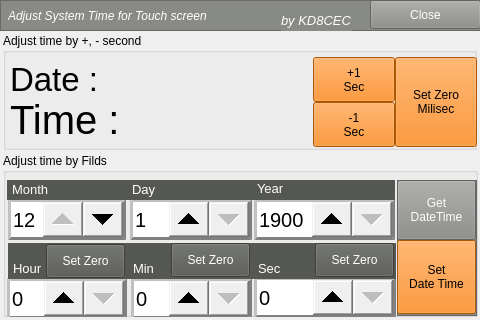
<?xml version="1.0" encoding="UTF-8"?>
<ui version="4.0">
 <class>MainWindow</class>
 <widget class="QMainWindow" name="MainWindow">
  <property name="geometry">
   <rect>
    <x>0</x>
    <y>0</y>
    <width>480</width>
    <height>320</height>
   </rect>
  </property>
  <property name="windowTitle">
   <string>MainWindow</string>
  </property>
  <widget class="QWidget" name="centralWidget">
   <widget class="QFrame" name="frame">
    <property name="geometry">
     <rect>
      <x>0</x>
      <y>0</y>
      <width>481</width>
      <height>31</height>
     </rect>
    </property>
    <property name="styleSheet">
     <string notr="true">background-color: rgb(136, 138, 133);
color: rgb(255, 255, 255);</string>
    </property>
    <property name="frameShape">
     <enum>QFrame::StyledPanel</enum>
    </property>
    <property name="frameShadow">
     <enum>QFrame::Raised</enum>
    </property>
    <widget class="QLabel" name="label">
     <property name="geometry">
      <rect>
       <x>8</x>
       <y>5</y>
       <width>281</width>
       <height>21</height>
      </rect>
     </property>
     <property name="font">
      <font>
       <italic>true</italic>
      </font>
     </property>
     <property name="text">
      <string>Adjust System Time for Touch screen</string>
     </property>
    </widget>
    <widget class="QLabel" name="label_2">
     <property name="geometry">
      <rect>
       <x>281</x>
       <y>10</y>
       <width>71</width>
       <height>21</height>
      </rect>
     </property>
     <property name="font">
      <font>
       <pointsize>10</pointsize>
       <italic>true</italic>
      </font>
     </property>
     <property name="text">
      <string>by KD8CEC</string>
     </property>
    </widget>
    <widget class="QPushButton" name="btnClose">
     <property name="geometry">
      <rect>
       <x>370</x>
       <y>0</y>
       <width>111</width>
       <height>29</height>
      </rect>
     </property>
     <property name="text">
      <string>Close</string>
     </property>
    </widget>
   </widget>
   <widget class="QGroupBox" name="groupBox">
    <property name="geometry">
     <rect>
      <x>3</x>
      <y>33</y>
      <width>474</width>
      <height>117</height>
     </rect>
    </property>
    <property name="styleSheet">
     <string notr="true"/>
    </property>
    <property name="title">
     <string>Adjust time by +, - second</string>
    </property>
    <widget class="QLabel" name="lblDate">
     <property name="geometry">
      <rect>
       <x>7</x>
       <y>31</y>
       <width>299</width>
       <height>31</height>
      </rect>
     </property>
     <property name="font">
      <font>
       <pointsize>25</pointsize>
      </font>
     </property>
     <property name="text">
      <string>Date : </string>
     </property>
    </widget>
    <widget class="QLabel" name="lblTime">
     <property name="geometry">
      <rect>
       <x>7</x>
       <y>61</y>
       <width>302</width>
       <height>51</height>
      </rect>
     </property>
     <property name="font">
      <font>
       <pointsize>30</pointsize>
      </font>
     </property>
     <property name="text">
      <string>Time : </string>
     </property>
    </widget>
    <widget class="QPushButton" name="btnAddSec">
     <property name="geometry">
      <rect>
       <x>310</x>
       <y>24</y>
       <width>82</width>
       <height>45</height>
      </rect>
     </property>
     <property name="styleSheet">
      <string notr="true">background-color: rgb(245, 121, 0);
color: rgb(0, 0, 0);</string>
     </property>
     <property name="text">
      <string>+1
Sec</string>
     </property>
    </widget>
    <widget class="QPushButton" name="btnSubSec">
     <property name="geometry">
      <rect>
       <x>310</x>
       <y>69</y>
       <width>82</width>
       <height>45</height>
      </rect>
     </property>
     <property name="styleSheet">
      <string notr="true">background-color: rgb(245, 121, 0);
color: rgb(0, 0, 0);</string>
     </property>
     <property name="text">
      <string>-1
Sec</string>
     </property>
    </widget>
    <widget class="QPushButton" name="btnZeroMsec">
     <property name="geometry">
      <rect>
       <x>392</x>
       <y>24</y>
       <width>82</width>
       <height>90</height>
      </rect>
     </property>
     <property name="styleSheet">
      <string notr="true">background-color: rgb(245, 121, 0);
color: rgb(0, 0, 0);</string>
     </property>
     <property name="text">
      <string>Set Zero
Milisec</string>
     </property>
    </widget>
   </widget>
   <widget class="QGroupBox" name="groupBox_2">
    <property name="geometry">
     <rect>
      <x>3</x>
      <y>153</y>
      <width>475</width>
      <height>164</height>
     </rect>
    </property>
    <property name="title">
     <string>Adjust time by Filds</string>
    </property>
    <widget class="QSpinBox" name="sbMonth">
     <property name="geometry">
      <rect>
       <x>5</x>
       <y>46</y>
       <width>118</width>
       <height>41</height>
      </rect>
     </property>
     <property name="font">
      <font>
       <pointsize>15</pointsize>
      </font>
     </property>
     <property name="styleSheet">
      <string notr="true">QSpinBox { border: 3px outset grey;padding-right: 40px;} 

QSpinBox::up-button { subcontrol-position: right; right: 40px; width: 40px; height: 35px;}

QSpinBox::down-button { subcontrol-position: right; width: 40px; height: 35px;}</string>
     </property>
     <property name="minimum">
      <number>1</number>
     </property>
     <property name="maximum">
      <number>12</number>
     </property>
     <property name="value">
      <number>12</number>
     </property>
    </widget>
    <widget class="QSpinBox" name="sbHour">
     <property name="geometry">
      <rect>
       <x>4</x>
       <y>125</y>
       <width>120</width>
       <height>41</height>
      </rect>
     </property>
     <property name="font">
      <font>
       <pointsize>15</pointsize>
      </font>
     </property>
     <property name="styleSheet">
      <string notr="true">QSpinBox { border: 3px outset grey;padding-right: 40px;} 

QSpinBox::up-button { subcontrol-position: right; right: 40px; width: 40px; height: 35px;}

QSpinBox::down-button { subcontrol-position: right; width: 40px; height: 35px;}</string>
     </property>
     <property name="minimum">
      <number>0</number>
     </property>
     <property name="maximum">
      <number>24</number>
     </property>
    </widget>
    <widget class="QSpinBox" name="sbSec">
     <property name="geometry">
      <rect>
       <x>251</x>
       <y>124</y>
       <width>142</width>
       <height>41</height>
      </rect>
     </property>
     <property name="font">
      <font>
       <pointsize>15</pointsize>
      </font>
     </property>
     <property name="styleSheet">
      <string notr="true">QSpinBox { border: 3px outset grey;padding-right: 40px;} 

QSpinBox::up-button { subcontrol-position: right; right: 40px; width: 40px; height: 35px;}

QSpinBox::down-button { subcontrol-position: right; width: 40px; height: 35px;}</string>
     </property>
     <property name="minimum">
      <number>0</number>
     </property>
     <property name="maximum">
      <number>59</number>
     </property>
    </widget>
    <widget class="QSpinBox" name="sbMinute">
     <property name="geometry">
      <rect>
       <x>128</x>
       <y>125</y>
       <width>121</width>
       <height>41</height>
      </rect>
     </property>
     <property name="font">
      <font>
       <pointsize>15</pointsize>
      </font>
     </property>
     <property name="styleSheet">
      <string notr="true">QSpinBox { border: 3px outset grey;padding-right: 40px;} 

QSpinBox::up-button { subcontrol-position: right; right: 40px; width: 40px; height: 35px;}

QSpinBox::down-button { subcontrol-position: right; width: 40px; height: 35px;}</string>
     </property>
     <property name="minimum">
      <number>0</number>
     </property>
     <property name="maximum">
      <number>59</number>
     </property>
    </widget>
    <widget class="QSpinBox" name="sbDay">
     <property name="geometry">
      <rect>
       <x>127</x>
       <y>46</y>
       <width>122</width>
       <height>41</height>
      </rect>
     </property>
     <property name="font">
      <font>
       <pointsize>15</pointsize>
      </font>
     </property>
     <property name="styleSheet">
      <string notr="true">QSpinBox { border: 3px outset grey;padding-right: 40px;} 

QSpinBox::up-button { subcontrol-position: right; right: 40px; width: 40px; height: 35px;}

QSpinBox::down-button { subcontrol-position: right; width: 40px; height: 35px;}</string>
     </property>
     <property name="minimum">
      <number>1</number>
     </property>
     <property name="maximum">
      <number>31</number>
     </property>
    </widget>
    <widget class="QWidget" name="widget" native="true">
     <property name="geometry">
      <rect>
       <x>4</x>
       <y>27</y>
       <width>388</width>
       <height>20</height>
      </rect>
     </property>
     <property name="styleSheet">
      <string notr="true">background-color: rgb(85, 87, 83);
color: rgb(255, 255, 255);</string>
     </property>
     <widget class="QLabel" name="label_7">
      <property name="geometry">
       <rect>
        <x>250</x>
        <y>1</y>
        <width>67</width>
        <height>15</height>
       </rect>
      </property>
      <property name="font">
       <font>
        <pointsize>10</pointsize>
       </font>
      </property>
      <property name="text">
       <string>Year</string>
      </property>
     </widget>
     <widget class="QLabel" name="label_8">
      <property name="geometry">
       <rect>
        <x>5</x>
        <y>2</y>
        <width>67</width>
        <height>15</height>
       </rect>
      </property>
      <property name="font">
       <font>
        <pointsize>10</pointsize>
       </font>
      </property>
      <property name="text">
       <string>Month</string>
      </property>
     </widget>
     <widget class="QLabel" name="label_9">
      <property name="geometry">
       <rect>
        <x>125</x>
        <y>2</y>
        <width>67</width>
        <height>15</height>
       </rect>
      </property>
      <property name="font">
       <font>
        <pointsize>10</pointsize>
       </font>
      </property>
      <property name="text">
       <string>Day</string>
      </property>
     </widget>
    </widget>
    <widget class="QWidget" name="widget_2" native="true">
     <property name="geometry">
      <rect>
       <x>5</x>
       <y>90</y>
       <width>388</width>
       <height>36</height>
      </rect>
     </property>
     <property name="styleSheet">
      <string notr="true">background-color: rgb(85, 87, 83);
color: rgb(255, 255, 255);</string>
     </property>
     <widget class="QLabel" name="label_10">
      <property name="geometry">
       <rect>
        <x>5</x>
        <y>18</y>
        <width>37</width>
        <height>15</height>
       </rect>
      </property>
      <property name="font">
       <font>
        <pointsize>10</pointsize>
       </font>
      </property>
      <property name="text">
       <string>Hour</string>
      </property>
     </widget>
     <widget class="QLabel" name="label_11">
      <property name="geometry">
       <rect>
        <x>125</x>
        <y>18</y>
        <width>67</width>
        <height>15</height>
       </rect>
      </property>
      <property name="font">
       <font>
        <pointsize>10</pointsize>
       </font>
      </property>
      <property name="text">
       <string>Min</string>
      </property>
     </widget>
     <widget class="QLabel" name="label_12">
      <property name="geometry">
       <rect>
        <x>250</x>
        <y>18</y>
        <width>50</width>
        <height>15</height>
       </rect>
      </property>
      <property name="font">
       <font>
        <pointsize>10</pointsize>
       </font>
      </property>
      <property name="text">
       <string>Sec</string>
      </property>
     </widget>
     <widget class="QPushButton" name="btnClose_2">
      <property name="geometry">
       <rect>
        <x>38</x>
        <y>1</y>
        <width>79</width>
        <height>34</height>
       </rect>
      </property>
      <property name="text">
       <string>Set Zero</string>
      </property>
     </widget>
     <widget class="QPushButton" name="btnClose_3">
      <property name="geometry">
       <rect>
        <x>163</x>
        <y>0</y>
        <width>79</width>
        <height>34</height>
       </rect>
      </property>
      <property name="text">
       <string>Set Zero</string>
      </property>
     </widget>
     <widget class="QPushButton" name="btnClose_4">
      <property name="geometry">
       <rect>
        <x>307</x>
        <y>0</y>
        <width>79</width>
        <height>34</height>
       </rect>
      </property>
      <property name="text">
       <string>Set Zero</string>
      </property>
     </widget>
    </widget>
    <widget class="QFrame" name="frame_2">
     <property name="geometry">
      <rect>
       <x>394</x>
       <y>27</y>
       <width>80</width>
       <height>136</height>
      </rect>
     </property>
     <property name="styleSheet">
      <string notr="true">background-color: rgb(136, 138, 133);
color: rgb(255, 255, 255);</string>
     </property>
     <property name="frameShape">
      <enum>QFrame::StyledPanel</enum>
     </property>
     <property name="frameShadow">
      <enum>QFrame::Raised</enum>
     </property>
     <widget class="QPushButton" name="btnGetDateTime">
      <property name="geometry">
       <rect>
        <x>0</x>
        <y>0</y>
        <width>79</width>
        <height>60</height>
       </rect>
      </property>
      <property name="text">
       <string>Get 
DateTime</string>
      </property>
     </widget>
     <widget class="QPushButton" name="btnSetDateTime">
      <property name="geometry">
       <rect>
        <x>0</x>
        <y>60</y>
        <width>79</width>
        <height>74</height>
       </rect>
      </property>
      <property name="styleSheet">
       <string notr="true">background-color: rgb(245, 121, 0);
color: rgb(0, 0, 0);</string>
      </property>
      <property name="text">
       <string>Set
Date Time</string>
      </property>
     </widget>
    </widget>
    <widget class="QSpinBox" name="sbYear">
     <property name="geometry">
      <rect>
       <x>251</x>
       <y>46</y>
       <width>141</width>
       <height>41</height>
      </rect>
     </property>
     <property name="font">
      <font>
       <pointsize>15</pointsize>
      </font>
     </property>
     <property name="styleSheet">
      <string notr="true">QSpinBox { border: 3px outset grey;padding-right: 40px;} 

QSpinBox::up-button { subcontrol-position: right; right: 40px; width: 40px; height: 35px;}

QSpinBox::down-button { subcontrol-position: right; width: 40px; height: 35px;}</string>
     </property>
     <property name="minimum">
      <number>1900</number>
     </property>
     <property name="maximum">
      <number>3000</number>
     </property>
     <property name="value">
      <number>1900</number>
     </property>
    </widget>
    <zorder>sbMonth</zorder>
    <zorder>sbHour</zorder>
    <zorder>sbSec</zorder>
    <zorder>sbMinute</zorder>
    <zorder>sbDay</zorder>
    <zorder>widget_2</zorder>
    <zorder>frame_2</zorder>
    <zorder>sbYear</zorder>
    <zorder>widget</zorder>
   </widget>
  </widget>
 </widget>
 <layoutdefault spacing="6" margin="11"/>
 <resources/>
 <connections/>
</ui>
